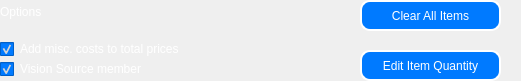
     <widget class="QFrame" name="frame_Options">
      <property name="geometry">
       <rect>
        <x>20</x>
        <y>520</y>
        <width>521</width>
        <height>81</height>
       </rect>
      </property>
      <property name="styleSheet">
       <string notr="true">font: 13pt &quot;Helvetica Neue&quot;;
border-radius:0px;</string>
      </property>
      <property name="frameShape">
       <enum>QFrame::StyledPanel</enum>
      </property>
      <property name="frameShadow">
       <enum>QFrame::Raised</enum>
      </property>
      <widget class="QCheckBox" name="checkBox_VisionSource">
       <property name="geometry">
        <rect>
         <x>0</x>
         <y>60</y>
         <width>161</width>
         <height>18</height>
        </rect>
       </property>
       <property name="palette">
        <palette>
         <active>
          <colorrole role="WindowText">
           <brush brushstyle="SolidPattern">
            <color alpha="255">
             <red>255</red>
             <green>255</green>
             <blue>255</blue>
            </color>
           </brush>
          </colorrole>
          <colorrole role="Button">
           <brush brushstyle="SolidPattern">
            <color alpha="255">
             <red>0</red>
             <green>122</green>
             <blue>255</blue>
            </color>
           </brush>
          </colorrole>
          <colorrole role="Text">
           <brush brushstyle="SolidPattern">
            <color alpha="255">
             <red>255</red>
             <green>255</green>
             <blue>255</blue>
            </color>
           </brush>
          </colorrole>
          <colorrole role="ButtonText">
           <brush brushstyle="SolidPattern">
            <color alpha="255">
             <red>255</red>
             <green>255</green>
             <blue>255</blue>
            </color>
           </brush>
          </colorrole>
          <colorrole role="Base">
           <brush brushstyle="SolidPattern">
            <color alpha="255">
             <red>0</red>
             <green>122</green>
             <blue>255</blue>
            </color>
           </brush>
          </colorrole>
          <colorrole role="Window">
           <brush brushstyle="SolidPattern">
            <color alpha="255">
             <red>0</red>
             <green>122</green>
             <blue>255</blue>
            </color>
           </brush>
          </colorrole>
          <colorrole role="PlaceholderText">
           <brush brushstyle="SolidPattern">
            <color alpha="128">
             <red>255</red>
             <green>255</green>
             <blue>255</blue>
            </color>
           </brush>
          </colorrole>
         </active>
         <inactive>
          <colorrole role="WindowText">
           <brush brushstyle="SolidPattern">
            <color alpha="255">
             <red>255</red>
             <green>255</green>
             <blue>255</blue>
            </color>
           </brush>
          </colorrole>
          <colorrole role="Button">
           <brush brushstyle="SolidPattern">
            <color alpha="255">
             <red>0</red>
             <green>122</green>
             <blue>255</blue>
            </color>
           </brush>
          </colorrole>
          <colorrole role="Text">
           <brush brushstyle="SolidPattern">
            <color alpha="255">
             <red>255</red>
             <green>255</green>
             <blue>255</blue>
            </color>
           </brush>
          </colorrole>
          <colorrole role="ButtonText">
           <brush brushstyle="SolidPattern">
            <color alpha="255">
             <red>255</red>
             <green>255</green>
             <blue>255</blue>
            </color>
           </brush>
          </colorrole>
          <colorrole role="Base">
           <brush brushstyle="SolidPattern">
            <color alpha="255">
             <red>0</red>
             <green>122</green>
             <blue>255</blue>
            </color>
           </brush>
          </colorrole>
          <colorrole role="Window">
           <brush brushstyle="SolidPattern">
            <color alpha="255">
             <red>0</red>
             <green>122</green>
             <blue>255</blue>
            </color>
           </brush>
          </colorrole>
          <colorrole role="PlaceholderText">
           <brush brushstyle="SolidPattern">
            <color alpha="128">
             <red>255</red>
             <green>255</green>
             <blue>255</blue>
            </color>
           </brush>
          </colorrole>
         </inactive>
         <disabled>
          <colorrole role="WindowText">
           <brush brushstyle="SolidPattern">
            <color alpha="255">
             <red>255</red>
             <green>255</green>
             <blue>255</blue>
            </color>
           </brush>
          </colorrole>
          <colorrole role="Button">
           <brush brushstyle="SolidPattern">
            <color alpha="255">
             <red>0</red>
             <green>122</green>
             <blue>255</blue>
            </color>
           </brush>
          </colorrole>
          <colorrole role="Text">
           <brush brushstyle="SolidPattern">
            <color alpha="255">
             <red>255</red>
             <green>255</green>
             <blue>255</blue>
            </color>
           </brush>
          </colorrole>
          <colorrole role="ButtonText">
           <brush brushstyle="SolidPattern">
            <color alpha="255">
             <red>255</red>
             <green>255</green>
             <blue>255</blue>
            </color>
           </brush>
          </colorrole>
          <colorrole role="Base">
           <brush brushstyle="SolidPattern">
            <color alpha="255">
             <red>0</red>
             <green>122</green>
             <blue>255</blue>
            </color>
           </brush>
          </colorrole>
          <colorrole role="Window">
           <brush brushstyle="SolidPattern">
            <color alpha="255">
             <red>0</red>
             <green>122</green>
             <blue>255</blue>
            </color>
           </brush>
          </colorrole>
          <colorrole role="PlaceholderText">
           <brush brushstyle="SolidPattern">
            <color alpha="128">
             <red>255</red>
             <green>255</green>
             <blue>255</blue>
            </color>
           </brush>
          </colorrole>
         </disabled>
        </palette>
       </property>
       <property name="styleSheet">
        <string notr="true">font: 700 13pt &quot;Helvetica Neue&quot;;
color:white;</string>
       </property>
       <property name="text">
        <string>Vision Source member</string>
       </property>
       <property name="checked">
        <bool>true</bool>
       </property>
      </widget>
      <widget class="QPushButton" name="pushButton_ClearItems">
       <property name="geometry">
        <rect>
         <x>360</x>
         <y>0</y>
         <width>141</width>
         <height>31</height>
        </rect>
       </property>
       <property name="palette">
        <palette>
         <active>
          <colorrole role="WindowText">
           <brush brushstyle="SolidPattern">
            <color alpha="255">
             <red>255</red>
             <green>255</green>
             <blue>255</blue>
            </color>
           </brush>
          </colorrole>
          <colorrole role="Button">
           <brush brushstyle="SolidPattern">
            <color alpha="255">
             <red>0</red>
             <green>122</green>
             <blue>255</blue>
            </color>
           </brush>
          </colorrole>
          <colorrole role="Text">
           <brush brushstyle="SolidPattern">
            <color alpha="255">
             <red>255</red>
             <green>255</green>
             <blue>255</blue>
            </color>
           </brush>
          </colorrole>
          <colorrole role="ButtonText">
           <brush brushstyle="SolidPattern">
            <color alpha="255">
             <red>255</red>
             <green>255</green>
             <blue>255</blue>
            </color>
           </brush>
          </colorrole>
          <colorrole role="Base">
           <brush brushstyle="SolidPattern">
            <color alpha="255">
             <red>0</red>
             <green>122</green>
             <blue>255</blue>
            </color>
           </brush>
          </colorrole>
          <colorrole role="Window">
           <brush brushstyle="SolidPattern">
            <color alpha="255">
             <red>0</red>
             <green>122</green>
             <blue>255</blue>
            </color>
           </brush>
          </colorrole>
          <colorrole role="PlaceholderText">
           <brush brushstyle="SolidPattern">
            <color alpha="128">
             <red>255</red>
             <green>255</green>
             <blue>255</blue>
            </color>
           </brush>
          </colorrole>
         </active>
         <inactive>
          <colorrole role="WindowText">
           <brush brushstyle="SolidPattern">
            <color alpha="255">
             <red>255</red>
             <green>255</green>
             <blue>255</blue>
            </color>
           </brush>
          </colorrole>
          <colorrole role="Button">
           <brush brushstyle="SolidPattern">
            <color alpha="255">
             <red>0</red>
             <green>122</green>
             <blue>255</blue>
            </color>
           </brush>
          </colorrole>
          <colorrole role="Text">
           <brush brushstyle="SolidPattern">
            <color alpha="255">
             <red>255</red>
             <green>255</green>
             <blue>255</blue>
            </color>
           </brush>
          </colorrole>
          <colorrole role="ButtonText">
           <brush brushstyle="SolidPattern">
            <color alpha="255">
             <red>255</red>
             <green>255</green>
             <blue>255</blue>
            </color>
           </brush>
          </colorrole>
          <colorrole role="Base">
           <brush brushstyle="SolidPattern">
            <color alpha="255">
             <red>0</red>
             <green>122</green>
             <blue>255</blue>
            </color>
           </brush>
          </colorrole>
          <colorrole role="Window">
           <brush brushstyle="SolidPattern">
            <color alpha="255">
             <red>0</red>
             <green>122</green>
             <blue>255</blue>
            </color>
           </brush>
          </colorrole>
          <colorrole role="PlaceholderText">
           <brush brushstyle="SolidPattern">
            <color alpha="128">
             <red>255</red>
             <green>255</green>
             <blue>255</blue>
            </color>
           </brush>
          </colorrole>
         </inactive>
         <disabled>
          <colorrole role="WindowText">
           <brush brushstyle="SolidPattern">
            <color alpha="255">
             <red>255</red>
             <green>255</green>
             <blue>255</blue>
            </color>
           </brush>
          </colorrole>
          <colorrole role="Button">
           <brush brushstyle="SolidPattern">
            <color alpha="255">
             <red>0</red>
             <green>122</green>
             <blue>255</blue>
            </color>
           </brush>
          </colorrole>
          <colorrole role="Text">
           <brush brushstyle="SolidPattern">
            <color alpha="255">
             <red>255</red>
             <green>255</green>
             <blue>255</blue>
            </color>
           </brush>
          </colorrole>
          <colorrole role="ButtonText">
           <brush brushstyle="SolidPattern">
            <color alpha="255">
             <red>255</red>
             <green>255</green>
             <blue>255</blue>
            </color>
           </brush>
          </colorrole>
          <colorrole role="Base">
           <brush brushstyle="SolidPattern">
            <color alpha="255">
             <red>0</red>
             <green>122</green>
             <blue>255</blue>
            </color>
           </brush>
          </colorrole>
          <colorrole role="Window">
           <brush brushstyle="SolidPattern">
            <color alpha="255">
             <red>0</red>
             <green>122</green>
             <blue>255</blue>
            </color>
           </brush>
          </colorrole>
          <colorrole role="PlaceholderText">
           <brush brushstyle="SolidPattern">
            <color alpha="128">
             <red>255</red>
             <green>255</green>
             <blue>255</blue>
            </color>
           </brush>
          </colorrole>
         </disabled>
        </palette>
       </property>
       <property name="cursor">
        <cursorShape>PointingHandCursor</cursorShape>
       </property>
       <property name="styleSheet">
        <string notr="true">background-color: rgb(0, 122, 255);
border-radius:10px;
border:2px solid white;
font: 700 13pt &quot;Helvetica Neue&quot;;
color:white;</string>
       </property>
       <property name="text">
        <string>Clear All Items</string>
       </property>
      </widget>
      <widget class="QPushButton" name="pushButton_EditItems">
       <property name="geometry">
        <rect>
         <x>360</x>
         <y>50</y>
         <width>141</width>
         <height>31</height>
        </rect>
       </property>
       <property name="palette">
        <palette>
         <active>
          <colorrole role="WindowText">
           <brush brushstyle="SolidPattern">
            <color alpha="255">
             <red>255</red>
             <green>255</green>
             <blue>255</blue>
            </color>
           </brush>
          </colorrole>
          <colorrole role="Button">
           <brush brushstyle="SolidPattern">
            <color alpha="255">
             <red>0</red>
             <green>122</green>
             <blue>255</blue>
            </color>
           </brush>
          </colorrole>
          <colorrole role="Text">
           <brush brushstyle="SolidPattern">
            <color alpha="255">
             <red>255</red>
             <green>255</green>
             <blue>255</blue>
            </color>
           </brush>
          </colorrole>
          <colorrole role="ButtonText">
           <brush brushstyle="SolidPattern">
            <color alpha="255">
             <red>255</red>
             <green>255</green>
             <blue>255</blue>
            </color>
           </brush>
          </colorrole>
          <colorrole role="Base">
           <brush brushstyle="SolidPattern">
            <color alpha="255">
             <red>0</red>
             <green>122</green>
             <blue>255</blue>
            </color>
           </brush>
          </colorrole>
          <colorrole role="Window">
           <brush brushstyle="SolidPattern">
            <color alpha="255">
             <red>0</red>
             <green>122</green>
             <blue>255</blue>
            </color>
           </brush>
          </colorrole>
          <colorrole role="PlaceholderText">
           <brush brushstyle="SolidPattern">
            <color alpha="128">
             <red>255</red>
             <green>255</green>
             <blue>255</blue>
            </color>
           </brush>
          </colorrole>
         </active>
         <inactive>
          <colorrole role="WindowText">
           <brush brushstyle="SolidPattern">
            <color alpha="255">
             <red>255</red>
             <green>255</green>
             <blue>255</blue>
            </color>
           </brush>
          </colorrole>
          <colorrole role="Button">
           <brush brushstyle="SolidPattern">
            <color alpha="255">
             <red>0</red>
             <green>122</green>
             <blue>255</blue>
            </color>
           </brush>
          </colorrole>
          <colorrole role="Text">
           <brush brushstyle="SolidPattern">
            <color alpha="255">
             <red>255</red>
             <green>255</green>
             <blue>255</blue>
            </color>
           </brush>
          </colorrole>
          <colorrole role="ButtonText">
           <brush brushstyle="SolidPattern">
            <color alpha="255">
             <red>255</red>
             <green>255</green>
             <blue>255</blue>
            </color>
           </brush>
          </colorrole>
          <colorrole role="Base">
           <brush brushstyle="SolidPattern">
            <color alpha="255">
             <red>0</red>
             <green>122</green>
             <blue>255</blue>
            </color>
           </brush>
          </colorrole>
          <colorrole role="Window">
           <brush brushstyle="SolidPattern">
            <color alpha="255">
             <red>0</red>
             <green>122</green>
             <blue>255</blue>
            </color>
           </brush>
          </colorrole>
          <colorrole role="PlaceholderText">
           <brush brushstyle="SolidPattern">
            <color alpha="128">
             <red>255</red>
             <green>255</green>
             <blue>255</blue>
            </color>
           </brush>
          </colorrole>
         </inactive>
         <disabled>
          <colorrole role="WindowText">
           <brush brushstyle="SolidPattern">
            <color alpha="255">
             <red>255</red>
             <green>255</green>
             <blue>255</blue>
            </color>
           </brush>
          </colorrole>
          <colorrole role="Button">
           <brush brushstyle="SolidPattern">
            <color alpha="255">
             <red>0</red>
             <green>122</green>
             <blue>255</blue>
            </color>
           </brush>
          </colorrole>
          <colorrole role="Text">
           <brush brushstyle="SolidPattern">
            <color alpha="255">
             <red>255</red>
             <green>255</green>
             <blue>255</blue>
            </color>
           </brush>
          </colorrole>
          <colorrole role="ButtonText">
           <brush brushstyle="SolidPattern">
            <color alpha="255">
             <red>255</red>
             <green>255</green>
             <blue>255</blue>
            </color>
           </brush>
          </colorrole>
          <colorrole role="Base">
           <brush brushstyle="SolidPattern">
            <color alpha="255">
             <red>0</red>
             <green>122</green>
             <blue>255</blue>
            </color>
           </brush>
          </colorrole>
          <colorrole role="Window">
           <brush brushstyle="SolidPattern">
            <color alpha="255">
             <red>0</red>
             <green>122</green>
             <blue>255</blue>
            </color>
           </brush>
          </colorrole>
          <colorrole role="PlaceholderText">
           <brush brushstyle="SolidPattern">
            <color alpha="128">
             <red>255</red>
             <green>255</green>
             <blue>255</blue>
            </color>
           </brush>
          </colorrole>
         </disabled>
        </palette>
       </property>
       <property name="cursor">
        <cursorShape>PointingHandCursor</cursorShape>
       </property>
       <property name="styleSheet">
        <string notr="true">background-color: rgb(0, 122, 255);
border-radius:10px;
border:2px solid white;
font: 700 13pt &quot;Helvetica Neue&quot;;
color:white;</string>
       </property>
       <property name="text">
        <string>Edit Item Quantity</string>
       </property>
      </widget>
      <widget class="QLabel" name="label_Options">
       <property name="geometry">
        <rect>
         <x>0</x>
         <y>0</y>
         <width>75</width>
         <height>24</height>
        </rect>
       </property>
       <property name="styleSheet">
        <string notr="true">color:white;
font: 700 20pt &quot;Helvetica Neue&quot;;</string>
       </property>
       <property name="text">
        <string>Options</string>
       </property>
      </widget>
      <widget class="QCheckBox" name="checkBox_MiscCosts">
       <property name="geometry">
        <rect>
         <x>0</x>
         <y>40</y>
         <width>210</width>
         <height>18</height>
        </rect>
       </property>
       <property name="palette">
        <palette>
         <active>
          <colorrole role="WindowText">
           <brush brushstyle="SolidPattern">
            <color alpha="255">
             <red>255</red>
             <green>255</green>
             <blue>255</blue>
            </color>
           </brush>
          </colorrole>
          <colorrole role="Button">
           <brush brushstyle="SolidPattern">
            <color alpha="255">
             <red>0</red>
             <green>122</green>
             <blue>255</blue>
            </color>
           </brush>
          </colorrole>
          <colorrole role="Text">
           <brush brushstyle="SolidPattern">
            <color alpha="255">
             <red>255</red>
             <green>255</green>
             <blue>255</blue>
            </color>
           </brush>
          </colorrole>
          <colorrole role="ButtonText">
           <brush brushstyle="SolidPattern">
            <color alpha="255">
             <red>255</red>
             <green>255</green>
             <blue>255</blue>
            </color>
           </brush>
          </colorrole>
          <colorrole role="Base">
           <brush brushstyle="SolidPattern">
            <color alpha="255">
             <red>0</red>
             <green>122</green>
             <blue>255</blue>
            </color>
           </brush>
          </colorrole>
          <colorrole role="Window">
           <brush brushstyle="SolidPattern">
            <color alpha="255">
             <red>0</red>
             <green>122</green>
             <blue>255</blue>
            </color>
           </brush>
          </colorrole>
          <colorrole role="PlaceholderText">
           <brush brushstyle="SolidPattern">
            <color alpha="128">
             <red>255</red>
             <green>255</green>
             <blue>255</blue>
            </color>
           </brush>
          </colorrole>
         </active>
         <inactive>
          <colorrole role="WindowText">
           <brush brushstyle="SolidPattern">
            <color alpha="255">
             <red>255</red>
             <green>255</green>
             <blue>255</blue>
            </color>
           </brush>
          </colorrole>
          <colorrole role="Button">
           <brush brushstyle="SolidPattern">
            <color alpha="255">
             <red>0</red>
             <green>122</green>
             <blue>255</blue>
            </color>
           </brush>
          </colorrole>
          <colorrole role="Text">
           <brush brushstyle="SolidPattern">
            <color alpha="255">
             <red>255</red>
             <green>255</green>
             <blue>255</blue>
            </color>
           </brush>
          </colorrole>
          <colorrole role="ButtonText">
           <brush brushstyle="SolidPattern">
            <color alpha="255">
             <red>255</red>
             <green>255</green>
             <blue>255</blue>
            </color>
           </brush>
          </colorrole>
          <colorrole role="Base">
           <brush brushstyle="SolidPattern">
            <color alpha="255">
             <red>0</red>
             <green>122</green>
             <blue>255</blue>
            </color>
           </brush>
          </colorrole>
          <colorrole role="Window">
           <brush brushstyle="SolidPattern">
            <color alpha="255">
             <red>0</red>
             <green>122</green>
             <blue>255</blue>
            </color>
           </brush>
          </colorrole>
          <colorrole role="PlaceholderText">
           <brush brushstyle="SolidPattern">
            <color alpha="128">
             <red>255</red>
             <green>255</green>
             <blue>255</blue>
            </color>
           </brush>
          </colorrole>
         </inactive>
         <disabled>
          <colorrole role="WindowText">
           <brush brushstyle="SolidPattern">
            <color alpha="255">
             <red>255</red>
             <green>255</green>
             <blue>255</blue>
            </color>
           </brush>
          </colorrole>
          <colorrole role="Button">
           <brush brushstyle="SolidPattern">
            <color alpha="255">
             <red>0</red>
             <green>122</green>
             <blue>255</blue>
            </color>
           </brush>
          </colorrole>
          <colorrole role="Text">
           <brush brushstyle="SolidPattern">
            <color alpha="255">
             <red>255</red>
             <green>255</green>
             <blue>255</blue>
            </color>
           </brush>
          </colorrole>
          <colorrole role="ButtonText">
           <brush brushstyle="SolidPattern">
            <color alpha="255">
             <red>255</red>
             <green>255</green>
             <blue>255</blue>
            </color>
           </brush>
          </colorrole>
          <colorrole role="Base">
           <brush brushstyle="SolidPattern">
            <color alpha="255">
             <red>0</red>
             <green>122</green>
             <blue>255</blue>
            </color>
           </brush>
          </colorrole>
          <colorrole role="Window">
           <brush brushstyle="SolidPattern">
            <color alpha="255">
             <red>0</red>
             <green>122</green>
             <blue>255</blue>
            </color>
           </brush>
          </colorrole>
          <colorrole role="PlaceholderText">
           <brush brushstyle="SolidPattern">
            <color alpha="128">
             <red>255</red>
             <green>255</green>
             <blue>255</blue>
            </color>
           </brush>
          </colorrole>
         </disabled>
        </palette>
       </property>
       <property name="styleSheet">
        <string notr="true">font: 700 13pt &quot;Helvetica Neue&quot;;
color:white;</string>
       </property>
       <property name="text">
        <string>Add misc. costs to total prices</string>
       </property>
       <property name="checked">
        <bool>true</bool>
       </property>
      </widget>
     </widget>
